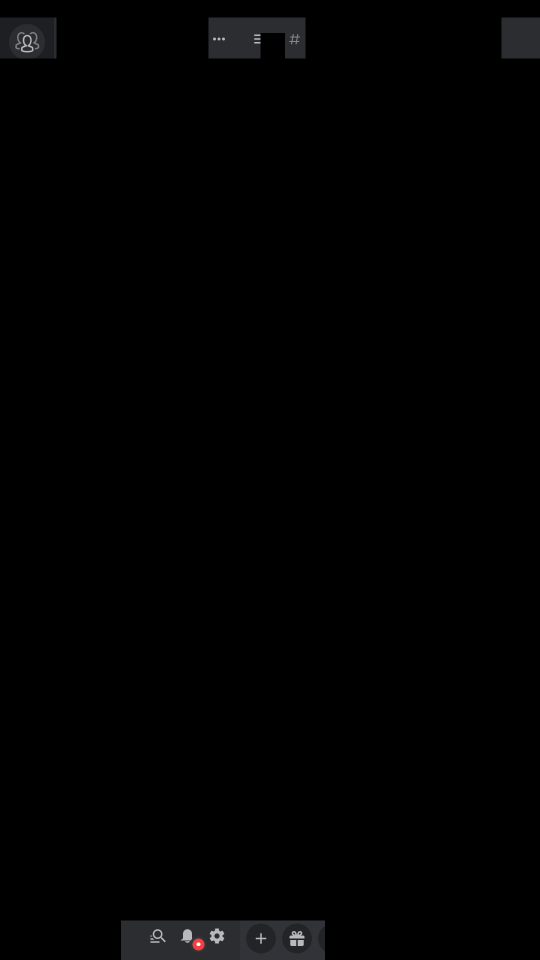
#> input picture crop/ErrorChannel.png, 1080 x 1920 px (shown at 1/2 size)
$ python -i lib_grabber.py   (imports and definitions only)
#> lines starting #> are read from the running program, lines starting #| are printed output that depends on the picture; after the words box and inside, x2 and y2 are one past the last pixel; in counts of white or black regions, pixels touching at a corner belong together
import lib_adb
import os,logging,time
import cv2

cropFiles = []
buttonDict = {}
# [5 lines not run here, left out]

def get_screenshot():
    lib_adb.get_screenshot()

def match_Mask(template_path,target_path):
    ##input:  target_path(str),template_path(str)
    ##output: similarity(float),top_left(x,y),size(w,h)
    # 读取目标图像和模板图像
#> called with template_path = 'crop/ErrorChannel.png', target_path = 'out.png'
    target_img = cv2.imread(target_path, cv2.IMREAD_UNCHANGED)
    target_img = cv2.flip(target_img, 0)
    template_img = cv2.imread(template_path, cv2.IMREAD_UNCHANGED)
#> template_img is the input picture: shape (1920, 1080, 4); mean B, G, R, A 1.6, 1.5, 1.5, 7.5
    template_img = cv2.flip(template_img, 0)
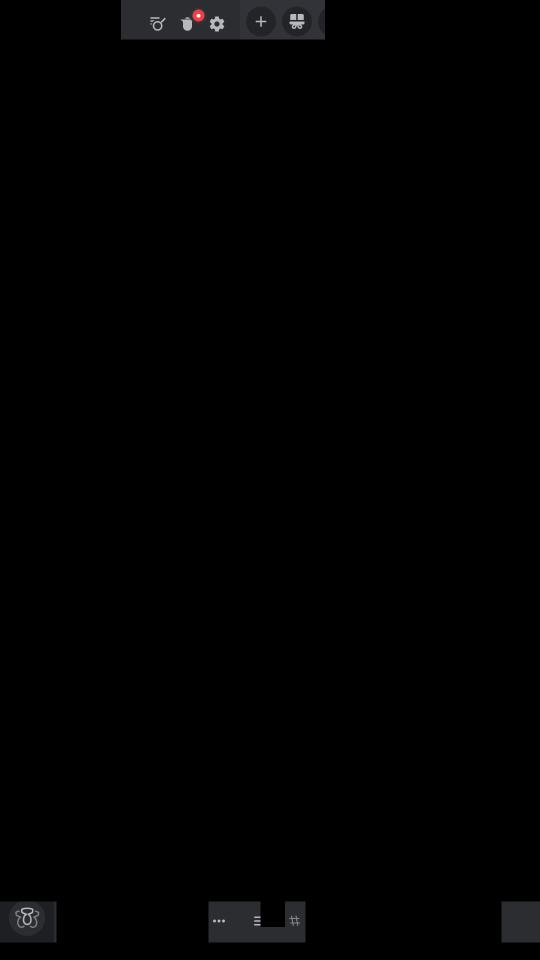
#> template_img: shape (1920, 1080, 4) (shown at 1/2 size); mean B, G, R, A 1.6, 1.5, 1.5, 7.5
    template_gray = cv2.cvtColor(template_img, cv2.COLOR_BGRA2GRAY)
    # 创建模板图像的掩码图像
    if template_img.shape[2]<4:
        # 若仅有RGB，无alpha数据
        match_result_b = cv2.matchTemplate(target_img[:,:,0], template_img[:,:,0], cv2.TM_CCOEFF_NORMED)
        match_result_g = cv2.matchTemplate(target_img[:,:,1], template_img[:,:,1], cv2.TM_CCOEFF_NORMED)
        match_result_r = cv2.matchTemplate(target_img[:,:,2], template_img[:,:,2], cv2.TM_CCOEFF_NORMED)
    else:
        template_masak = template_img[:, :, 3]
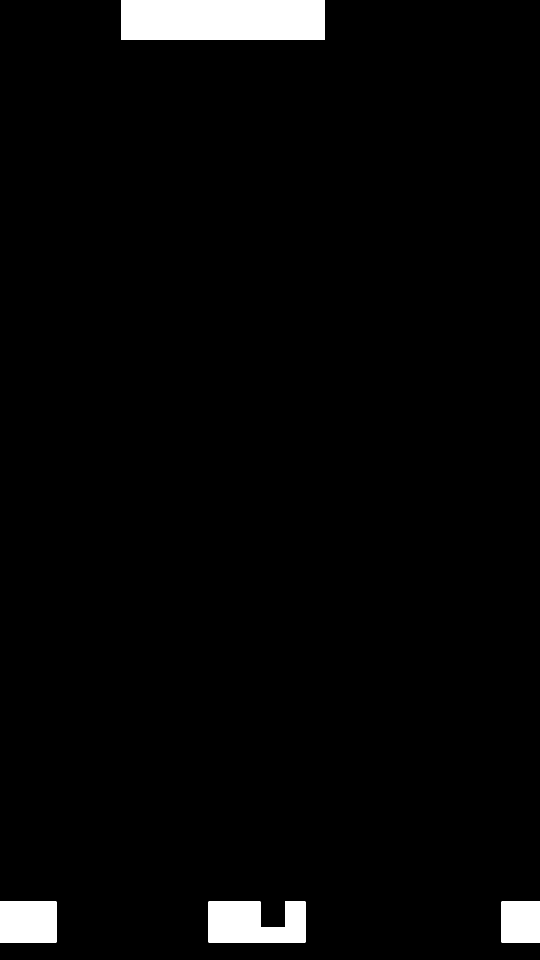
#> template_masak: shape (1920, 1080) (shown at 1/2 size); 3% white; 4 white regions, box (x1, y1, x2, y2) and area: (242, 0, 650, 79) 32232, (417, 1803, 611, 1885) 13409, (0, 1803, 113, 1885) 9266, (1003, 1803, 1080, 1885) 6314
#> (the run stopped early here; a loop or call above may not have finished)
